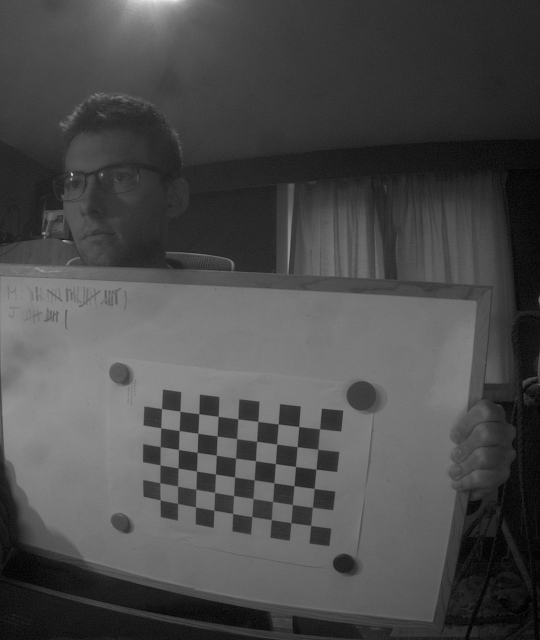
#> input picture ams_jetcis/scripts/Mira130/StereoVision/calib/Left0.jpg, 1080 x 1280 px (shown at 1/2 size); its folder holds 4 pictures in this run
$ python cameracalib.py
#> lines starting #> are read from the running program, lines starting #| are printed output that depends on the picture; after the words box and inside, x2 and y2 are one past the last pixel; in counts of white or black regions, pixels touching at a corner belong together
import numpy as np
import cv2
import glob

# termination criteria
criteria = (cv2.TERM_CRITERIA_EPS + cv2.TERM_CRITERIA_MAX_ITER, 30, 0.001)

# prepare object points, like (0,0,0), (1,0,0), (2,0,0) ....,(6,5,0)
objp = np.zeros((6*9,3), np.float32)
objp[:,:2] = np.mgrid[0:9,0:6].T.reshape(-1,2)

# Arrays to store object points and image points from all the images.
objpoints = [] # 3d point in real world space
imgpoints = [] # 2d points in image plane.

images = glob.glob('calib/*.jpg')

for fname in images:
    img = cv2.imread(fname)
#> img is the input picture: shape (1280, 1080, 3); min 0, max 246, mean 75.1
    gray = cv2.cvtColor(img,cv2.COLOR_BGR2GRAY)

    # Find the chess board corners
    ret, corners = cv2.findChessboardCorners(gray, (9,6),None)
#> ret = True; corners = 54 rows, first 8: [622.3, 1051.5], [582.5, 1045.6], [543.2, 1040], [504.1, 1033.7], [465.8, 1027.5], [428.3, 1021], [391.4, 1014.2], [355.8, 1007.4]

    # If found, add object points, image points (after refining them)
    if ret == True:
        objpoints.append(objp)

        corners2 = cv2.cornerSubPix(gray,corners,(11,11),(-1,-1),criteria)
#> corners2 = 54 rows, first 8: [622.1, 1051.4], [582.3, 1045.7], [543.1, 1039.8], [504.2, 1033.7], [465.9, 1027.4], [428.3, 1021], [391.5, 1014.4], [355.8, 1007.4]
        imgpoints.append(corners2)

        # Draw and display the corners
        img = cv2.drawChessboardCorners(img, (9,6), corners2,ret)
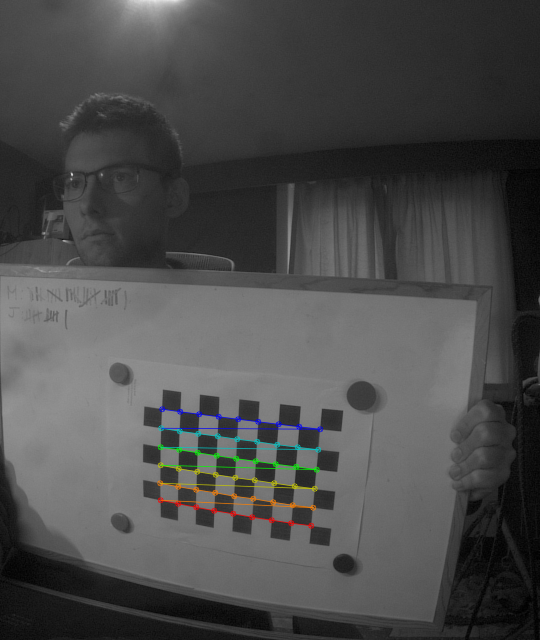
#> img: shape (1280, 1080, 3) (shown at 1/2 size); 1.04% of pixels changed, all inside (x1, y1, x2, y2) = (314, 812, 647, 1058)
        cv2.imshow('img',img)
        cv2.waitKey(500)
#> pass 2 of the loop `for fname in images:`:
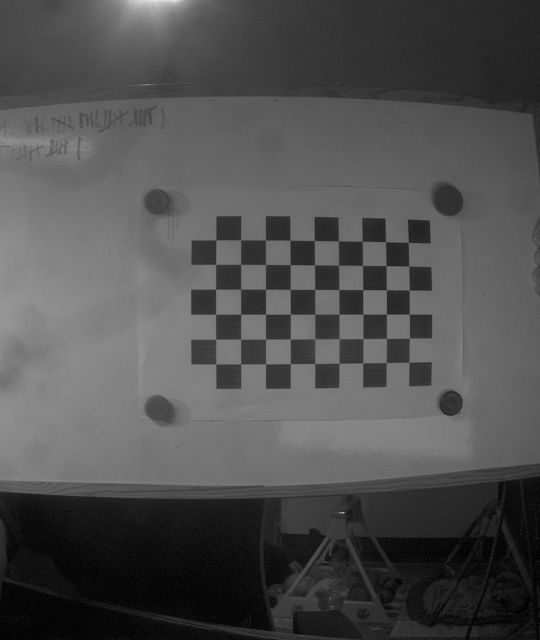
#> input picture ams_jetcis/scripts/Mira130/StereoVision/calib/Left1.jpg, 1080 x 1280 px (shown at 1/2 size)
#> img is the input picture: shape (1280, 1080, 3); min 0, max 232, mean 79.5
#> corners = 54 rows, first 8: [818.7, 724.5], [772.9, 725.7], [726.2, 726.4], [678.4, 726.7], [630.3, 727.4], [581.3, 727.9], [531.6, 728.4], [481.9, 728.4]
#> corners2 = 54 rows, first 8: [818.7, 724.7], [772.9, 725.6], [726.2, 726.3], [678.5, 727], [630.2, 727.6], [581.2, 727.9], [531.6, 728.2], [482, 728.3]
#> `img = cv2.drawChessboardCorners(img, (9,6), corners2,ret)`:
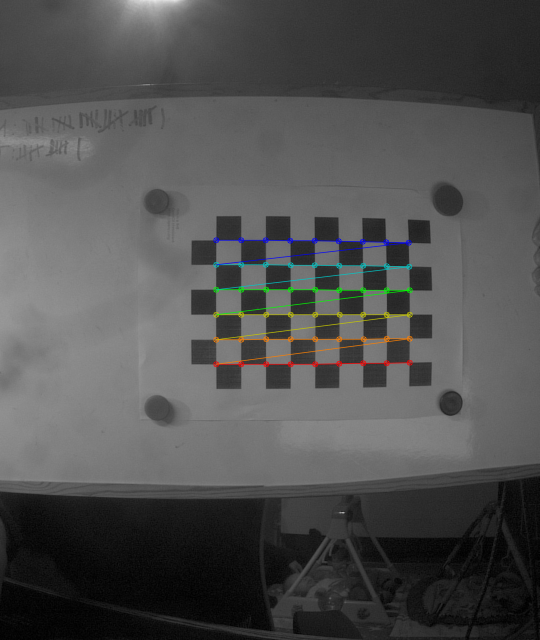
#> img: shape (1280, 1080, 3) (shown at 1/2 size); 1.23% of pixels changed, all inside (x1, y1, x2, y2) = (426, 474, 826, 735)
#> pass 3 of the loop `for fname in images:`:
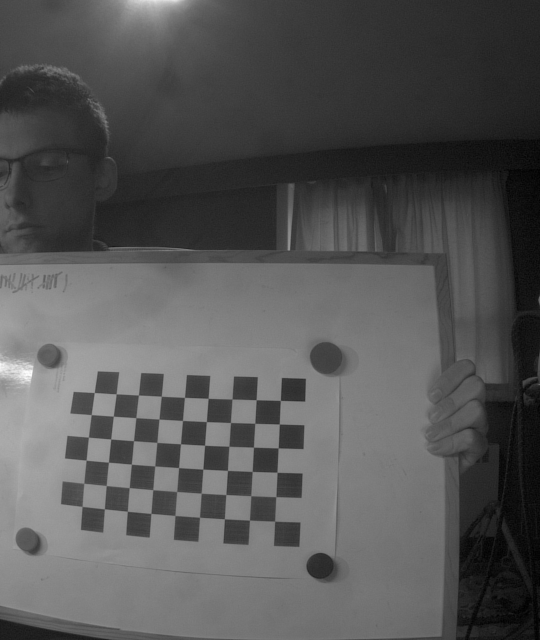
#> input picture ams_jetcis/scripts/Mira130/StereoVision/calib/Left2.jpg, 1080 x 1280 px (shown at 1/2 size)
#> img is the input picture: shape (1280, 1080, 3); min 0, max 255, mean 85.6
#> corners = 54 rows, first 8: [550.5, 1043.3], [499.6, 1040.7], [449.2, 1038], [399.6, 1035], [350.2, 1031.6], [302.4, 1027.2], [255.3, 1023], [209.3, 1018]
#> corners2 = 54 rows, first 8: [549.9, 1042.8], [499.5, 1040.6], [449.3, 1038.1], [399.5, 1035], [350.5, 1031.5], [302.3, 1027.4], [255.2, 1022.9], [209.3, 1018.3]
#> `img = cv2.drawChessboardCorners(img, (9,6), corners2,ret)`:
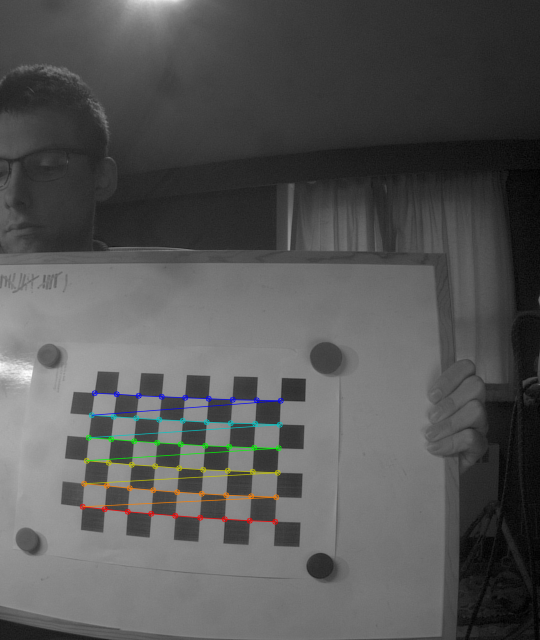
#> img: shape (1280, 1080, 3) (shown at 1/2 size); 1.21% of pixels changed, all inside (x1, y1, x2, y2) = (159, 780, 568, 1050)
#> the loop made 4 passes; the first 3 are shown

cv2.destroyAllWindows()

ret, mtx, dist, rvecs, tvecs = cv2.calibrateCamera(objpoints, imgpoints, gray.shape[::-1],None,None)

img = cv2.imread('calib/Right12.jpg')
#> (the run stopped early here; a loop or call above may not have finished)
